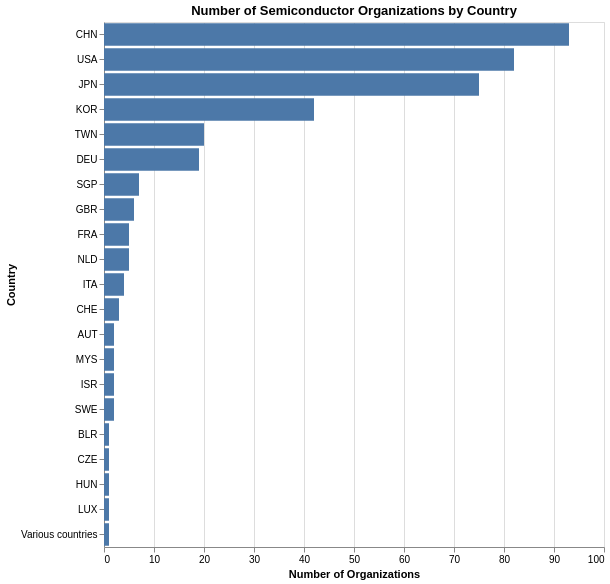

The notebook cell this image was saved under:
### Markdown cell above
#### 1. Bar Chart: Number of Semiconductor Organizations by Country

### Code cell
providers_df = pd.read_csv('data/processed/dataset4/providers_clean.csv')
providers_org_df = providers_df[providers_df['provider_type'] == 'organization']

country_count_df = providers_org_df.groupby('country').size().reset_index(name = 'count')
country_order = country_count_df.sort_values('count', ascending = False)['country'].tolist()

bar_chart = alt.Chart(country_count_df).mark_bar().encode(
    alt.Y('country:N', sort = country_order, title = "Country"),
    alt.X('count:Q', title = "Number of Organizations"),
    tooltip = [
        alt.Tooltip('country:N', title = "Country"),
        alt.Tooltip('count:Q', title = "Number of Organizations")
    ]
).properties(
    width = 500,
    height = alt.Step(25),
    title = "Number of Semiconductor Organizations by Country"
)

bar_chart

### Figure 1 — Vega-Lite specification as saved in the notebook (floating-point values rounded to 4 significant figures)
{"config": {"view": {"continuousWidth": 300, "continuousHeight": 300}}, "data": {"name": "data-e6c007a951fa7fa7ae39c7f6c5f9f69a"}, "mark": {"type": "bar"}, "encoding": {"tooltip": [{"field": "country", "title": "Country", "type": "nominal"}, {"field": "count", "title": "Number of Organizations", "type": "quantitative"}], "x": {"field": "count", "title": "Number of Organizations", "type": "quantitative"}, "y": {"field": "country", "sort": ["CHN", "USA", "JPN", "KOR", "TWN", "DEU", "SGP", "GBR", "FRA", "NLD", "ITA", "CHE", "AUT", "MYS", "ISR", "SWE", "BLR", "CZE", "HUN", "LUX", "Various countries"], "title": "Country", "type": "nominal"}}, "height": {"step": 25}, "title": "Number of Semiconductor Organizations by Country", "width": 500, "$schema": "https://vega.github.io/schema/vega-lite/v6.1.0.json", "datasets": {"data-e6c007a951fa7fa7ae39c7f6c5f9f69a": [{"country": "AUT", "count": 2}, {"country": "BLR", "count": 1}, {"country": "CHE", "count": 3}, {"country": "CHN", "count": 93}, {"country": "CZE", "count": 1}, {"country": "DEU", "count": 19}, {"country": "FRA", "count": 5}, {"country": "GBR", "count": 6}, {"country": "HUN", "count": 1}, {"country": "ISR", "count": 2}, {"country": "ITA", "count": 4}, {"country": "JPN", "count": 75}, {"country": "KOR", "count": 42}, {"country": "LUX", "count": 1}, {"country": "MYS", "count": 2}, {"country": "NLD", "count": 5}, {"country": "SGP", "count": 7}, {"country": "SWE", "count": 2}, {"country": "TWN", "count": 20}, {"country": "USA", "count": 82}, {"country": "Various countries", "count": 1}]}}
